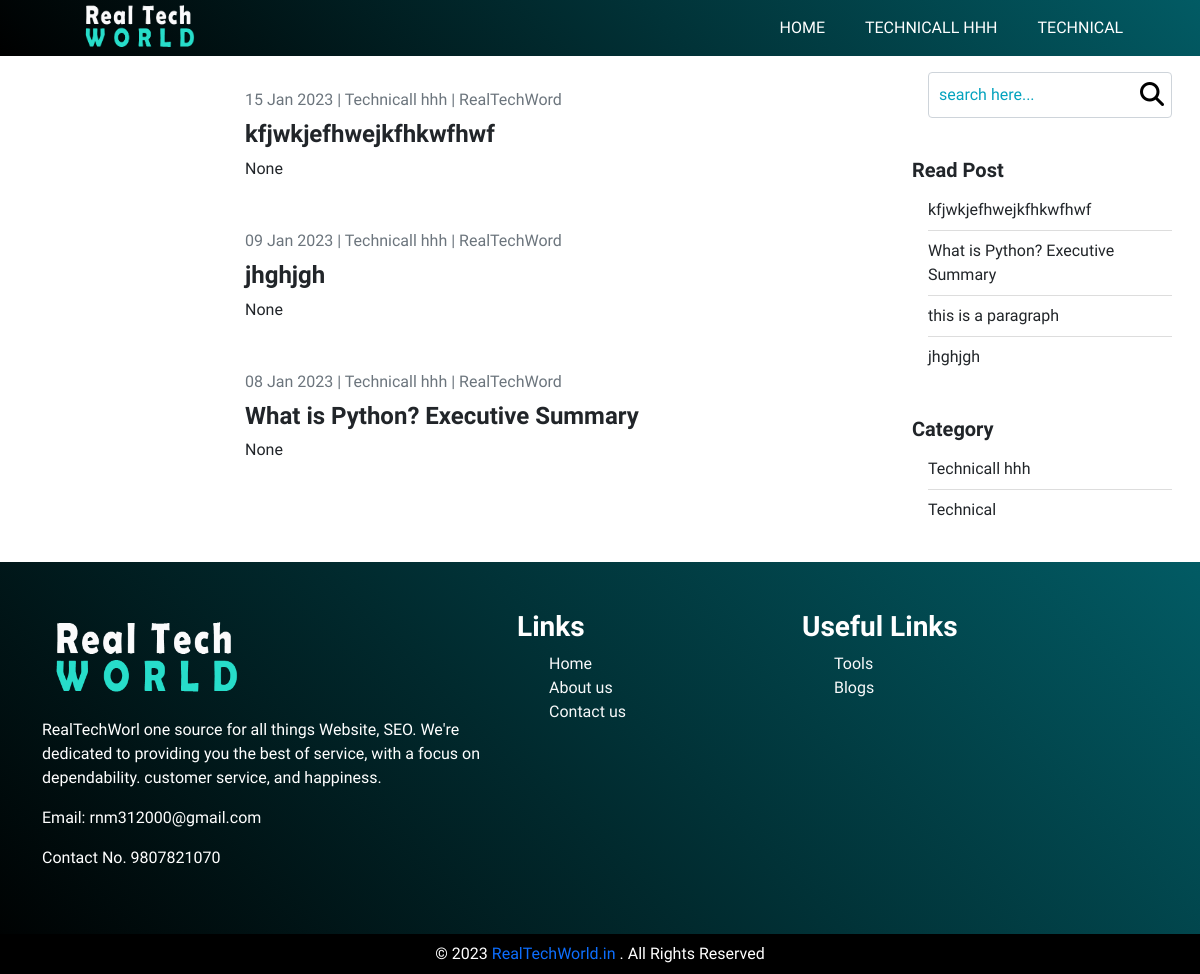
The page /blogs/c/technicall-hhh on the database its author committed.
### blogs/models.py (models this page shows, shortened)
class Category(models.Model):
    category_name = models.CharField(max_length=50)
    slug = AutoSlugField(populate_from="category_name",unique=True,null=True, always_update=True)
    on_date = models.DateTimeField(auto_now_add=True)
    def __str__(self):
        return self.category_name

class BlogPost(models.Model):
    category_id = models.ForeignKey(Category, on_delete=models.CASCADE)
    title = models.CharField(max_length=255)
    sub_title = models.CharField(max_length=255,null=True, blank=True)
    image = models.ImageField(upload_to="blogs/posts/",blank=True, null=True)
    slug = AutoSlugField(populate_from='title', unique=True,null=True, always_update=True)
    views = models.CharField(max_length=11,null=True, blank=None, editable=None, default="0")
    post_by = models.CharField(max_length=30, null=True, blank=None, default="RealTechWord", editable=None)
    description = HTMLField(null=True, blank=True)
    on_date = models.DateTimeField(auto_now_add=True)

### blogs/views.py (the view)
# urls.py: path("c/<cat_slug>",views.Filter_Category,name="category"),
def Filter_Category(request, cat_slug):
    posts = BlogPost.objects.all().order_by('-views')[:10]
    cat = Category.objects.get(slug=cat_slug)
    category_name = cat.category_name
    filter_cat = BlogPost.objects.filter(category_id_id=cat.id).order_by('-on_date')
    paginator = Paginator(filter_cat, 15)
    page = request.GET.get('page')
    filter_cat = paginator.get_page(page)
    context = {
        "objects":filter_cat,
        "posts":posts,
        "category_name":category_name
    }
    return render(request, "blogs/category-post.html",context)

### blogs/context_processors.py (called while the page is built)
def BlogCategory(request):
    blog_category = Category.objects.all()
    side_bar_title = BlogPost.objects.all().order_by('-views')[:10]
    month_date = []
    for i in side_bar_title:
        d = i.on_date.strftime("%B-%Y")
        month_date.append(d)
    context = {
        'blog_category':blog_category,
        'month_date':month_date,
        'side_bar_title':side_bar_title,
    }
    return(context)

def SiteName(request):
    site_name = "Real Tech World"
    context = {
        'site_name':site_name
    }
    return(context)

### blogs/templates/blogs/category-post.html (shortened to what this page needs)
{% extends 'base.html' %}
{% load static %}
{% block header %}
    {% include "header-blog.html" %}
{% endblock header %}
{% block content %}
    <section style="background: #fff">
        <div class="container-fluid">
            <div class="row pt-3">
                <div class="col-md-9">
                    {% include 'blogs/card-item.html' %}
                </div>
                <div class="col-md-3">
                    <div>
                        {% include 'blogs/sidebar.html' %}
                    </div>
                </div>
            </div>
        </div>
    </section>
{% endblock content %}

### templates/header-blog.html (shortened to what this page needs)
{% load static %}
<header class="header">
   <div>
       <a class="text-light text-decoration-none" href="/">
            <img height="60" src="{% static 'images/logo/logo.png' %}" alt="real tech world">
       </a>
    </div>
  <nav class="navbar">
      <ul class="navbar-list mb-0">
          <li><a class="navbar-link" href="/blogs">Home</a></li>
          {% for cat in blog_category %}
            <li><a class="navbar-link" href="{% url 'category' cat_slug=cat.slug %}">{{cat.category_name}}</a></li>
          {% endfor %}
      </ul>
  </nav>
</header>

### blogs/templates/blogs/card-item.html (shortened to what this page needs)
{% load static %}
{% if objects %}
{% for data in objects %}
<div class="card mb-3">
    <a class="text-dark text-decoration-none" href="{% url 'blog-detail' slug=data.slug %}">
        <div class="card-body">
            <div class="row">
                {% if data.image %}
                <div class="col-md-3">
                </div>
                {% endif %}
                <div class="col-md-9">
                    <p class="mb-2 text-muted">
                        <span>{{data.on_date|date:"d M Y"}}</span> |
                        <span>{{data.category_id}}</span> |
                        <span>{{data.post_by}}</span>
                    </p>
                    <h2 class="fs-4">{{data.title}}</h2>
                    <p class="mb-0">{{data.sub_title|safe}}</p>
                </div>
            </div>
        </div>
    </a>
</div>
{% endfor %}
{% endif %}

### blogs/templates/blogs/sidebar.html (shortened to what this page needs)
<div class="card mb-2">
    <div class="card-body pt-0">
        <form action="{% url 'searching' %}" method="get">
            <div class="d-flex">
                <input class="form-control rtw_input_box" type="text" name="q" placeholder="search here..." value="{{search_bar}}">
                <button type="submit" class="border-0 bg-transparent fs-4" style="margin-left:-2rem">
                    <i class="fa-sharp fa-solid fa-magnifying-glass"></i>
                </button>
            </div>
        </form>
    </div>
</div>
<h5 class="mt-4">Read Post</h5>
<div class="card mb-2">
    <div class="card-body pt-0">
        {% for data in side_bar_title %}
        <div class="rtw-border-bottom py-2">
            <a class="text-decoration-none text-dark blog-post-btn rtw_visited_link" href="{% url 'blog-detail' slug=data.slug %}">{{data.title}}</a>
        </div>
        {% endfor %}
    </div>
</div>
<h5 class="mt-4">Category</h5>
<div class="card mb-3">
    <div class="card-body pt-0">
        {% for data in blog_category %}
            <div class="rtw-border-bottom py-2">
                <a class="text-decoration-none blog-post-btn text-dark rtw_visited_link" href="{% url 'category' cat_slug=data.slug %}">{{data.category_name}}</a>
            </div>
        {% endfor %}
    </div>
</div>

### static/css/style.css (style rules this page uses)
* { padding: 0; margin: 0; box-sizing: border-box; font-family: "Work Sans", sans-serif; }
html { overflow-x: hidden; }
body { overflow-x: hidden; }
h1, h2, h3, h4, h5, h6 { font-weight: 700; }
.card { border: none !important; }
.rtw-border-bottom { border-bottom:1px solid #ddd; }
.rtw-border-bottom:last-child { border-bottom:none; }
.rtw_input_box { padding: 10px; }
.rtw_input_box::placeholder { color: rgb(4, 163, 190); top:0; }

### static/css/navigation.css (style rules this page uses)
.header { padding: 0 4.8rem; height: 3.5rem; display: flex; justify-content: space-between; align-items: center; background: linear-gradient(45deg, black, #025b64); }
.navbar-list { display: flex; gap: 2.5rem; list-style: none; }
.navbar-link:link, .navbar-link:visited { display: inline-block; text-transform: uppercase; text-decoration: none; font-weight: 500; color: #fff; transition: all 0.3s; }

### rows shown on the page
Category: category_name "TECHNICALL HHH", category_name "Technicall hhh"
Category: category_name "TECHNICAL", category_name "Technical"
BlogPost: on_date "15 Jan 2023", category_id "Technicall hhh", post_by "RealTechWord", title "kfjwkjefhwejkfhkwfhwf", sub_title "None"
BlogPost: on_date "09 Jan 2023", category_id "Technicall hhh", post_by "RealTechWord", title "jhghjgh", sub_title "None"
BlogPost: on_date "08 Jan 2023", category_id "Technicall hhh", post_by "RealTechWord", title "What is Python? Executive Summary", sub_title "None"
BlogPost: title "this is a paragraph"
